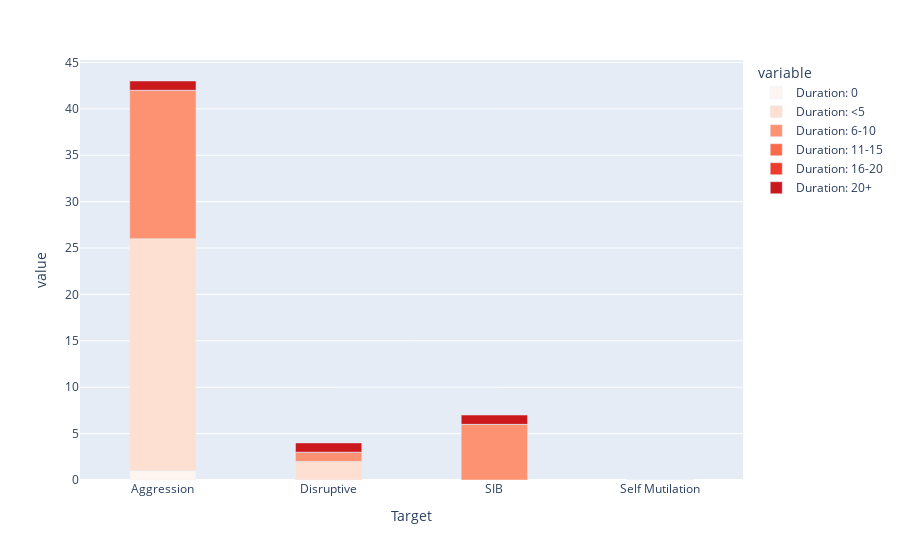

The notebook cell this image was saved under:
### Code cell
fig = px.bar(durin_m[~durin_m['variable'].str.contains('Interval')],x = 'Target', y='value', color = 'variable',
             color_discrete_sequence= px.colors.sequential.Reds, category_orders={"variable": ["Duration: 0", "Duration: <5", "Sat", "Duration: 6-10",
                                                                                               "Duration: 11-15","Duration: 16-20", "Duration: 20+"]})
fig.update_traces(width=0.4)

fig

### Figure 1 — Plotly figure (JSON) as saved in the notebook; plotly's stock layout.template omitted (floating-point values rounded to 4 significant figures)
{"data": [{"alignmentgroup": "True", "hovertemplate": "variable=Duration: 0<br>Target=%{x}<br>value=%{y}<extra></extra>", "legendgroup": "Duration: 0", "marker": {"color": "rgb(255,245,240)", "pattern": {"shape": ""}}, "name": "Duration: 0", "offsetgroup": "Duration: 0", "orientation": "v", "showlegend": true, "textposition": "auto", "x": ["Aggression", "Disruptive", "SIB", "Self Mutilation"], "xaxis": "x", "y": [1, 0, 0, 0], "yaxis": "y", "type": "bar", "width": 0.4}, {"alignmentgroup": "True", "hovertemplate": "variable=Duration: <5<br>Target=%{x}<br>value=%{y}<extra></extra>", "legendgroup": "Duration: <5", "marker": {"color": "rgb(254,224,210)", "pattern": {"shape": ""}}, "name": "Duration: <5", "offsetgroup": "Duration: <5", "orientation": "v", "showlegend": true, "textposition": "auto", "x": ["Aggression", "Disruptive", "SIB", "Self Mutilation"], "xaxis": "x", "y": [25, 2, 0, 0], "yaxis": "y", "type": "bar", "width": 0.4}, {"alignmentgroup": "True", "hovertemplate": "variable=Duration: 6-10<br>Target=%{x}<br>value=%{y}<extra></extra>", "legendgroup": "Duration: 6-10", "marker": {"color": "rgb(252,146,114)", "pattern": {"shape": ""}}, "name": "Duration: 6-10", "offsetgroup": "Duration: 6-10", "orientation": "v", "showlegend": true, "textposition": "auto", "x": ["Aggression", "Disruptive", "SIB", "Self Mutilation"], "xaxis": "x", "y": [16, 1, 6, 0], "yaxis": "y", "type": "bar", "width": 0.4}, {"alignmentgroup": "True", "hovertemplate": "variable=Duration: 11-15<br>Target=%{x}<br>value=%{y}<extra></extra>", "legendgroup": "Duration: 11-15", "marker": {"color": "rgb(251,106,74)", "pattern": {"shape": ""}}, "name": "Duration: 11-15", "offsetgroup": "Duration: 11-15", "orientation": "v", "showlegend": true, "textposition": "auto", "x": ["Aggression", "Disruptive", "SIB", "Self Mutilation"], "xaxis": "x", "y": [0, 0, 0, 0], "yaxis": "y", "type": "bar", "width": 0.4}, {"alignmentgroup": "True", "hovertemplate": "variable=Duration: 16-20<br>Target=%{x}<br>value=%{y}<extra></extra>", "legendgroup": "Duration: 16-20", "marker": {"color": "rgb(239,59,44)", "pattern": {"shape": ""}}, "name": "Duration: 16-20", "offsetgroup": "Duration: 16-20", "orientation": "v", "showlegend": true, "textposition": "auto", "x": ["Aggression", "Disruptive", "SIB", "Self Mutilation"], "xaxis": "x", "y": [0, 0, 0, 0], "yaxis": "y", "type": "bar", "width": 0.4}, {"alignmentgroup": "True", "hovertemplate": "variable=Duration: 20+<br>Target=%{x}<br>value=%{y}<extra></extra>", "legendgroup": "Duration: 20+", "marker": {"color": "rgb(203,24,29)", "pattern": {"shape": ""}}, "name": "Duration: 20+", "offsetgroup": "Duration: 20+", "orientation": "v", "showlegend": true, "textposition": "auto", "x": ["Aggression", "Disruptive", "SIB", "Self Mutilation"], "xaxis": "x", "y": [1, 1, 1, 0], "yaxis": "y", "type": "bar", "width": 0.4}], "layout": {"xaxis": {"anchor": "y", "domain": [0, 1], "title": {"text": "Target"}}, "yaxis": {"anchor": "x", "domain": [0, 1], "title": {"text": "value"}}, "legend": {"title": {"text": "variable"}, "tracegroupgap": 0}, "margin": {"t": 60}, "barmode": "relative"}}
